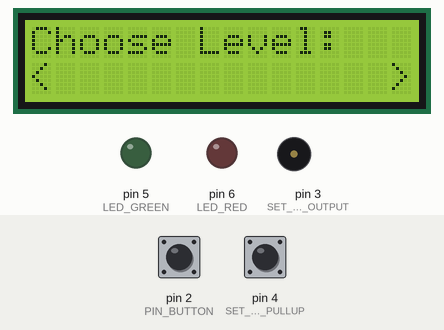
The sketch below on a simulated Arduino Mega 2560, built with avr-gcc and run on an emulated ATmega2560. On the bench: 16×2 character LCD, output pins drawn as LEDs (lit = HIGH), buzzer (waves = sounding). Inputs (shaded band) come from the test bench; at power-on: pin 2 (PIN_BUTTON) HIGH, pin 4 (SET_PIN_4_AS_INPUT_PULLUP) HIGH. Random numbers use the default seed unless the sketch sets one.

Above: at 6.6 s.
6.7 s: pin 2 (PIN_BUTTON) pulled LOW for 0.8 s
At 7.35 s:
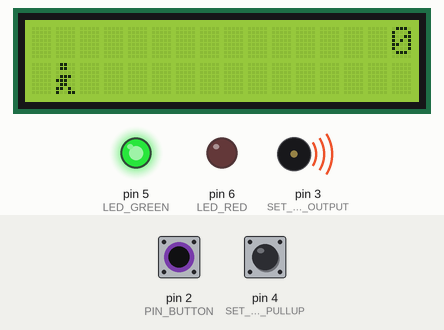
9.1 s: pin 2 (PIN_BUTTON) pulled LOW for 0.8 s
At 9.46 s:
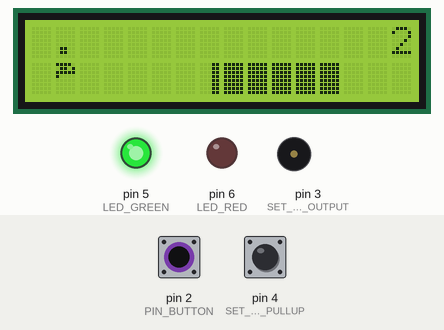
11.4 s: pin 2 (PIN_BUTTON) pulled LOW for 3.2 s
At 11.64 s:
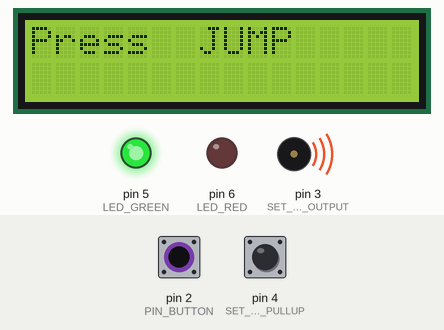
16.1 s: pin 2 (PIN_BUTTON) pulled LOW for 0.8 s
At 16.6 s:
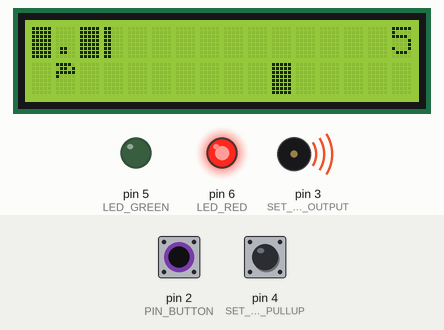
18.4 s: pin 2 (PIN_BUTTON) pulled LOW for 0.8 s
At 19.17 s:
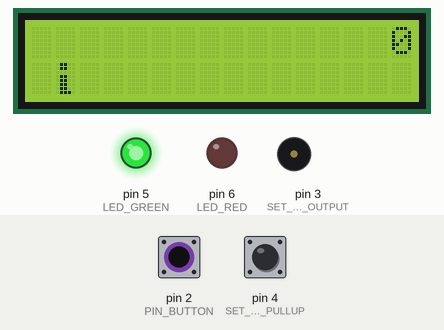
22.2 s: pin 2 (PIN_BUTTON) pulled LOW for 3.2 s
At 22.74 s:
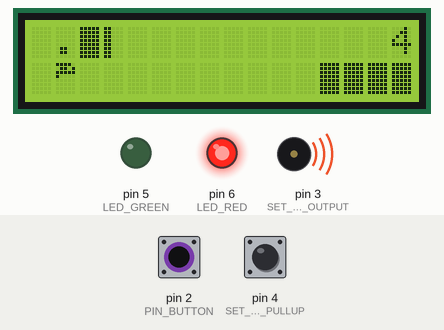
Timing chart, 0 to 25.2 s (numbered marks = the images above; inputs shaded):
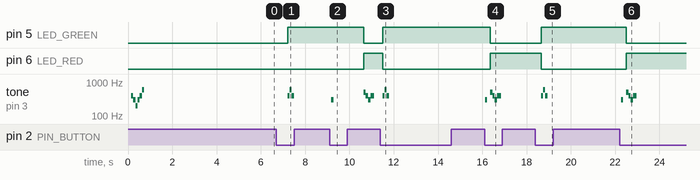

The sketch:

JUMPING_MAN_GAME_FINAL_CODE.ino
```cpp
// SCHEME OF ARDUINO MEGA PINS
// GND and Pin 3 - Buzzer
// GND and Reset - button
// GND and Pin 4 - button
// GND and Pin 2 - button
// GND and Pin 5 - Green LED
// GND and Pin 6 - Red LED
// --------DISPLAY---------
// SCL - 21
// SDA - 20
// GND - GND
// VCC - 5V

/***********************************
 *        INITIALIZATION           *
 ***********************************/
#include <LiquidCrystal_I2C.h>
volatile int grasw;
volatile int napis;
volatile int podmenu;
#define LED_GREEN 5
#define LED_RED 6
#define PIN_BUTTON 2
#define PIN_AUTOPLAY 1
#define PIN_READWRITE 10
#define PIN_CONTRAST 12
#define SPRITE_RUN1 1
#define SPRITE_RUN2 2
#define SPRITE_JUMP 3
#define SPRITE_JUMP_UPPER '.'
#define SPRITE_JUMP_LOWER 4
#define SPRITE_TERRAIN_EMPTY ' '
#define SPRITE_TERRAIN_SOLID 5
#define SPRITE_TERRAIN_SOLID_RIGHT 6
#define SPRITE_TERRAIN_SOLID_LEFT 7
#define HERO_HORIZONTAL_POSITION 1
#define TERRAIN_WIDTH 16
#define TERRAIN_EMPTY 0
#define TERRAIN_LOWER_BLOCK 1
#define TERRAIN_UPPER_BLOCK 2
#define HERO_POSITION_OFF 0
#define HERO_POSITION_RUN_LOWER_1 1
#define HERO_POSITION_RUN_LOWER_2 2
#define HERO_POSITION_JUMP_1 3
#define HERO_POSITION_JUMP_2 4
#define HERO_POSITION_JUMP_3 5
#define HERO_POSITION_JUMP_4 6
#define HERO_POSITION_JUMP_5 7
#define HERO_POSITION_JUMP_6 8
#define HERO_POSITION_JUMP_7 9
#define HERO_POSITION_JUMP_8 10
#define HERO_POSITION_RUN_UPPER_1 11
#define HERO_POSITION_RUN_UPPER_2 12

LiquidCrystal_I2C lcd(0x27, 2, 1, 0, 4, 5, 6, 7, 3, POSITIVE);
static char terrainUpper[TERRAIN_WIDTH + 1];
static char terrainLower[TERRAIN_WIDTH + 1];
static bool buttonPushed = false;
char wybor;
char wyborpoz;

/***********************************
 *      GRAPHICS RUN POSITION      *
 ***********************************/
void initializeGraphics(){
  static byte graphics[] = {
    // Run position 1
    B01100,
    B01100,
    B00000,
    B01110,
    B11100,
    B01100,
    B11010,
    B10011,
    // Run position 2
    B01100,
    B01100,
    B00000,
    B01100,
    B01100,
    B01100,
    B01100,
    B01110,
    // Jump
    B01100,
    B01100,
    B00000,
    B11110,
    B01101,
    B11111,
    B10000,
    B00000,
    // Jump lower
    B11110,
    B01101,
    B11111,
    B10000,
    B00000,
    B00000,
    B00000,
    B00000,
    // Ground
    B11111,
    B11111,
    B11111,
    B11111,
    B11111,
    B11111,
    B11111,
    B11111,
    // Ground right
    B00011,
    B00011,
    B00011,
    B00011,
    B00011,
    B00011,
    B00011,
    B00011,
    // Ground left
    B11000,
    B11000,
    B11000,
    B11000,
    B11000,
    B11000,
    B11000,
    B11000,
  };
  int i;


  for (i = 0; i < 7; ++i) {
    lcd.createChar(i + 1, &graphics[i * 8]);
  }
  for (i = 0; i < TERRAIN_WIDTH; ++i) {
    terrainUpper[i] = SPRITE_TERRAIN_EMPTY;
    terrainLower[i] = SPRITE_TERRAIN_EMPTY;
  }
}
/***********************************
 *   MOVE THE MOVEMENT OF LCD       *
 ***********************************/
void advanceTerrain(char* terrain, byte newTerrain){
  for (int i = 0; i < TERRAIN_WIDTH; ++i) {
    char current = terrain[i];
    char next = (i == TERRAIN_WIDTH-1) ? newTerrain : terrain[i+1];
    switch (current){
      case SPRITE_TERRAIN_EMPTY:
        terrain[i] = (next == SPRITE_TERRAIN_SOLID) ? SPRITE_TERRAIN_SOLID_RIGHT : SPRITE_TERRAIN_EMPTY;
        break;
      case SPRITE_TERRAIN_SOLID:
        terrain[i] = (next == SPRITE_TERRAIN_EMPTY) ? SPRITE_TERRAIN_SOLID_LEFT : SPRITE_TERRAIN_SOLID;
        break;
      case SPRITE_TERRAIN_SOLID_RIGHT:
        terrain[i] = SPRITE_TERRAIN_SOLID;
        break;
      case SPRITE_TERRAIN_SOLID_LEFT:
        terrain[i] = SPRITE_TERRAIN_EMPTY;
        break;
    }
  }
}
/***********************************
 *         BUZZER SOUND            *
 ***********************************/
void buzzer_sound (int czas, int glos){

tone(3, glos);
delay(czas);
noTone(3);
}

/***********************************
 *         POSITION OF RUN         *
 ***********************************/
bool drawHero(byte position, char* terrainUpper, char* terrainLower, unsigned int score) {
  bool collide = false;
  char upperSave = terrainUpper[HERO_HORIZONTAL_POSITION];
  char lowerSave = terrainLower[HERO_HORIZONTAL_POSITION];
  byte upper, lower;
  switch (position) {
    case HERO_POSITION_OFF:
      upper = lower = SPRITE_TERRAIN_EMPTY;
      break;
    case HERO_POSITION_RUN_LOWER_1:
      upper = SPRITE_TERRAIN_EMPTY;
      lower = SPRITE_RUN1;
      break;
    case HERO_POSITION_RUN_LOWER_2:
      upper = SPRITE_TERRAIN_EMPTY;
      lower = SPRITE_RUN2;
      break;
    case HERO_POSITION_JUMP_1:
    case HERO_POSITION_JUMP_8:
      upper = SPRITE_TERRAIN_EMPTY;
      lower = SPRITE_JUMP;
      break;
    case HERO_POSITION_JUMP_2:
    case HERO_POSITION_JUMP_7:
      upper = SPRITE_JUMP_UPPER;
      lower = SPRITE_JUMP_LOWER;
      break;
    case HERO_POSITION_JUMP_3:
    case HERO_POSITION_JUMP_4:
    case HERO_POSITION_JUMP_5:
    case HERO_POSITION_JUMP_6:
      upper = SPRITE_JUMP;
      lower = SPRITE_TERRAIN_EMPTY;
      break;
    case HERO_POSITION_RUN_UPPER_1:
      upper = SPRITE_RUN1;
      lower = SPRITE_TERRAIN_EMPTY;
      break;
    case HERO_POSITION_RUN_UPPER_2:
      upper = SPRITE_RUN2;
      lower = SPRITE_TERRAIN_EMPTY;
      break;
  }
  if (upper != ' ') {
    terrainUpper[HERO_HORIZONTAL_POSITION] = upper;
    collide = (upperSave == SPRITE_TERRAIN_EMPTY) ? false : true;

  }
  if (lower != ' ') {
    terrainLower[HERO_HORIZONTAL_POSITION] = lower;
    collide |= (lowerSave == SPRITE_TERRAIN_EMPTY) ? false : true;

  }

  byte digits = (score > 9999) ? 5 : (score > 999) ? 4 : (score > 99) ? 3 : (score > 9) ? 2 : 1;

/***********************************
 *         DRAW THE SECENES        *
 ***********************************/
  terrainUpper[TERRAIN_WIDTH] = '\0';
  terrainLower[TERRAIN_WIDTH] = '\0';
  char temp = terrainUpper[16-digits];
  terrainUpper[16-digits] = '\0';
  lcd.setCursor(0,0);
  lcd.print(terrainUpper);
  terrainUpper[16-digits] = temp;
  lcd.setCursor(0,1);
  lcd.print(terrainLower);

  lcd.setCursor(16 - digits,0);
  lcd.print(score);

  terrainUpper[HERO_HORIZONTAL_POSITION] = upperSave;
  terrainLower[HERO_HORIZONTAL_POSITION] = lowerSave;
  return collide;
}


/*****************************************
 * Handle the button push as an interrupt *
 *****************************************/
void buttonPush() {
  buttonPushed = true;

}
/*****************************************
 *          INTRODUCTION PAGE            *
 *****************************************/
void poczatek(){
  lcd.setCursor(3,0);
  lcd.print("Welcome to ");       //DISPLAY WELCOME TO
  lcd.setCursor(0,4);
  lcd.print("Jumping Man Game"); //DISPLAY JUMPING MAN GAME

  buzzer_sound(100,400);         //BUZZER SOUND
  buzzer_sound(100,300);
  buzzer_sound(100,200);
  buzzer_sound(100,300);
  buzzer_sound(100,400);
  buzzer_sound(100,600);
  delay(1000);                  //DELAY 1000MS
  delay(1000);                  //DELAY 1000MS
  delay(1000);                  //DELAY 1000MS
  lcd.clear();

}
/*****************************************
 *  PUSH BUTTON PRESSED AND NOT PRESSED  *
 *****************************************/
void gra(int poziomgry){
  static byte heroPos = HERO_POSITION_RUN_LOWER_1;
  static byte newTerrainType = TERRAIN_EMPTY;
  static byte newTerrainDuration = 1;
  static bool playing = false;
  static bool blink = false;
  static unsigned int distance = 0;
  if (!playing) {                    //WHEN THE USERS COLLIDE
    drawHero((blink) ? HERO_POSITION_OFF : heroPos, terrainUpper, terrainLower, distance >> 3);
    if (blink) {
      lcd.clear();
      lcd.setCursor(0,0);
      lcd.print("Press  JUMP");     //IF THE USER DON'T LOSE, SHOW PRESS JUMP TO CONTINUE THE GAME BACK

    }
    delay(250);
    blink = !blink;
    if (buttonPushed) {             //WHEN THE BUTTON IS PUSHED
      digitalWrite(LED_RED,LOW);    //RED LED TURN OFF
      digitalWrite(LED_GREEN, HIGH);//GREEN LED TURN ON
      buzzer_sound(100,400);        //BUZZER SOUND
      buzzer_sound(100,600);
      buzzer_sound(100,400);
      initializeGraphics();
      heroPos = HERO_POSITION_RUN_LOWER_1;
      playing = true;
      buttonPushed = false;
      distance = 0;

    }
    return;
  }

  // Shift the terrain to the left
  advanceTerrain(terrainLower, newTerrainType == TERRAIN_LOWER_BLOCK ? SPRITE_TERRAIN_SOLID : SPRITE_TERRAIN_EMPTY);
  advanceTerrain(terrainUpper, newTerrainType == TERRAIN_UPPER_BLOCK ? SPRITE_TERRAIN_SOLID : SPRITE_TERRAIN_EMPTY);

  // Make new terrain to enter on the right
  if (--newTerrainDuration == 0) {
    if (newTerrainType == TERRAIN_EMPTY) {
      newTerrainType = (random(3) == 0) ? TERRAIN_UPPER_BLOCK : TERRAIN_LOWER_BLOCK;
      newTerrainDuration = 2 + random(10);
    } else {
      newTerrainType = TERRAIN_EMPTY;
      newTerrainDuration = 10 + random(10);
    }
  }

  if (buttonPushed) {

    if (heroPos <= HERO_POSITION_RUN_LOWER_2)
    buzzer_sound(100,300);
    heroPos = HERO_POSITION_JUMP_1;
    buttonPushed = false;

  }

  if (drawHero(heroPos, terrainUpper, terrainLower, distance >> 3)) {
    playing = false; // The hero collided with something. Too bad.
    digitalWrite(LED_RED,HIGH);
    digitalWrite(LED_GREEN, LOW);
    buzzer_sound(100,500);
    buzzer_sound(100,400);
    buzzer_sound(120,300);
    buzzer_sound(160,400);
    lcd.clear();
  } else {
    if (heroPos == HERO_POSITION_RUN_LOWER_2 || heroPos == HERO_POSITION_JUMP_8) {
      heroPos = HERO_POSITION_RUN_LOWER_1;
    } else if ((heroPos >= HERO_POSITION_JUMP_3 && heroPos <= HERO_POSITION_JUMP_5) && terrainLower[HERO_HORIZONTAL_POSITION] != SPRITE_TERRAIN_EMPTY) {
      heroPos = HERO_POSITION_RUN_UPPER_1;
    } else if (heroPos >= HERO_POSITION_RUN_UPPER_1 && terrainLower[HERO_HORIZONTAL_POSITION] == SPRITE_TERRAIN_EMPTY) {
      heroPos = HERO_POSITION_JUMP_5;
    } else if (heroPos == HERO_POSITION_RUN_UPPER_2) {
      heroPos = HERO_POSITION_RUN_UPPER_1;
    } else {
      ++heroPos;
    }
    ++distance;

    digitalWrite(PIN_AUTOPLAY, terrainLower[HERO_HORIZONTAL_POSITION + 2] == SPRITE_TERRAIN_EMPTY ? HIGH : LOW);
  }
  delay(poziomgry);
  }
/**********************************
 *          VOID SETUP            *
 **********************************/
void setup(){
  pinMode(4, INPUT_PULLUP);       //SET PIN 4 AS INPUT PULLUP
  pinMode(3, OUTPUT);             //SET PIN 3 AS OUTPUT
  pinMode(PIN_BUTTON, INPUT);     //SET PIN_BUTTON AS INPUT
  digitalWrite(PIN_BUTTON, HIGH); //SET PIN BUTTON AS HIGH
  pinMode(LED_GREEN, OUTPUT);     //SET LED GREEN AS OUTPUT
  pinMode(LED_RED, OUTPUT);       //SET LED RED AS OUTPUT

  napis = 1;

  attachInterrupt(0/*PIN_BUTTON*/, buttonPush, FALLING);

  initializeGraphics();           //CALL INITIALIZE GRAPHICS

  lcd.begin(16, 2);               //SET LCD
   poczatek();                    //CALL INTRODUCTION PAGE
   do{menu();}while(digitalRead(2) == HIGH); //GO TO MENU


}


void loop() {
switch (grasw) {
case 1:
gra(70);
break;
case 2:
gra(50);
break;
case 3:
gra(15);
break;
case 4:
gra(1);
break;
    }
  }
/*****************************************
 *                 MENU                  *
 *****************************************/
void menu() {

if (napis > 4 || napis < 0) {napis == 0;}
if (digitalRead(4) == LOW) { napis++;}
  switch (napis) {

    case 1: //
    lcd.setCursor(0,0);
  lcd.print("Choose Level:");     //DISPLAY CHOOSE LEVEL
  lcd.setCursor(0,1);
  lcd.print("<     Easy     >");  //DISPLAY EASY
  delay(500);
  lcd.clear();
  lcd.setCursor(0,0);
  lcd.print("Choose Level:");
  lcd.setCursor(0,1);
  lcd.print("<              >");
  delay(500);
  if(digitalRead(2) == LOW) {
    grasw = 1;                   //IF EQUAL TO 1 THEN, IT WILL PLAY THE GAME EASY
    grasw;}

  break;
    case 2:
lcd.setCursor(0,0);
  lcd.print("Choose Level:");
  lcd.setCursor(0,1);
  lcd.print("<    Medium    >");
  delay(500);
  lcd.clear();
  lcd.setCursor(0,0);
  lcd.print("Choose Level:");
  lcd.setCursor(0,1);
  lcd.print("<              >");
  delay(500);
if(digitalRead(2) == LOW) {
    grasw = 2;                  //IF EQUAL TO 2 THEN, IT WILL PLAY THE GAME MEDIUM
    grasw;}
    break;

    case 3:
lcd.setCursor(0,0);
  lcd.print("Choose Level:");
  lcd.setCursor(0,1);
  lcd.print("<     Hard     >");
  delay(500);
  lcd.clear();
  lcd.setCursor(0,0);
  lcd.print("Choose Level:");
  lcd.setCursor(0,1);
  lcd.print("<              >");
  delay(500);
  if(digitalRead(2) == LOW) {
    grasw = 3;                  //IF EQUAL TO 3 THEN, IT WILL PLAY THE GAME HARD
    grasw;}

    break;
    case 4:
lcd.setCursor(0,0);
  lcd.print("Choose Level:");
  lcd.setCursor(0,1);
  lcd.print("<  Impossible  >");
  delay(500);
  lcd.clear();
  lcd.setCursor(0,0);
  lcd.print("Choose Level:");
  lcd.setCursor(0,1);
  lcd.print("<              >");
  delay(500);
  if(digitalRead(2) == LOW) {
    grasw = 4;                  //IF EQUAL TO 3 THEN, IT WILL PLAY THE GAME IMPOSSIBLE
    grasw;}
    break;

  default:
napis = 0;
  break;
    }
  }
```

Measured:
- after the input at 6.7 s, pin 5 (LED_GREEN): LOW → HIGH after 0.50 s; tone on pin 3 (SET_PIN_3_AS_OUTPUT): silent → 400 Hz after 0.50 s, → 600 Hz 0.10 s later, → 400 Hz 0.10 s later, → silent 0.10 s later
- after the input at 11.4 s, pin 5 (LED_GREEN): LOW → HIGH after 0.10 s; pin 6 (LED_RED): HIGH → LOW after 0.10 s; tone on pin 3 (SET_PIN_3_AS_OUTPUT): silent → 400 Hz after 0.10 s, → 600 Hz 0.10 s later, → 400 Hz 0.10 s later, → silent 0.10 s later
- after the input at 18.4 s, pin 5 (LED_GREEN): LOW → HIGH after 0.25 s; pin 6 (LED_RED): HIGH → LOW after 0.25 s; tone on pin 3 (SET_PIN_3_AS_OUTPUT): silent → 400 Hz after 0.25 s, → 600 Hz 0.10 s later, → 400 Hz 0.10 s later, → silent 0.10 s later
- what the display in image 4 shows lasts 0.4 s, from 16.4 s to 16.8 s
